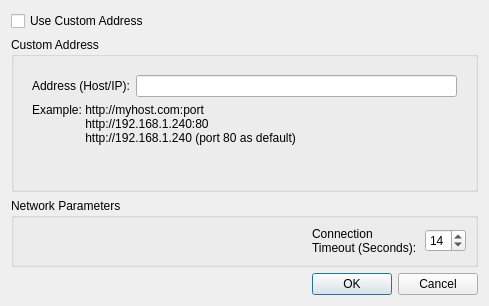
<?xml version="1.0" encoding="UTF-8"?>
<ui version="4.0">
 <class>NetworkConfigDialog</class>
 <widget class="QDialog" name="NetworkConfigDialog">
  <property name="geometry">
   <rect>
    <x>0</x>
    <y>0</y>
    <width>489</width>
    <height>306</height>
   </rect>
  </property>
  <property name="minimumSize">
   <size>
    <width>300</width>
    <height>300</height>
   </size>
  </property>
  <property name="windowTitle">
   <string>Network Configuration</string>
  </property>
  <layout class="QVBoxLayout" name="verticalLayout">
   <item>
    <widget class="QCheckBox" name="customAdress_checkBox">
     <property name="text">
      <string>Use Custom Address</string>
     </property>
    </widget>
   </item>
   <item>
    <widget class="QGroupBox" name="customAddress_groupBox">
     <property name="title">
      <string>Custom Address</string>
     </property>
     <layout class="QVBoxLayout" name="verticalLayout_2">
      <item>
       <widget class="QFrame" name="frame">
        <property name="frameShape">
         <enum>QFrame::NoFrame</enum>
        </property>
        <property name="frameShadow">
         <enum>QFrame::Raised</enum>
        </property>
        <layout class="QGridLayout" name="gridLayout">
         <item row="0" column="0">
          <widget class="QLabel" name="label">
           <property name="text">
            <string>Address (Host/IP):</string>
           </property>
           <property name="buddy">
            <cstring>customAddresslineEdit</cstring>
           </property>
          </widget>
         </item>
         <item row="0" column="1">
          <widget class="QLineEdit" name="customAddresslineEdit"/>
         </item>
         <item row="2" column="0">
          <spacer name="verticalSpacer">
           <property name="orientation">
            <enum>Qt::Vertical</enum>
           </property>
           <property name="sizeHint" stdset="0">
            <size>
             <width>20</width>
             <height>40</height>
            </size>
           </property>
          </spacer>
         </item>
         <item row="1" column="0" colspan="2">
          <widget class="QLabel" name="label_2">
           <property name="text">
            <string>Example: http://myhost.com:port
                http://192.168.1.240:80
                http://192.168.1.240 (port 80 as default)</string>
           </property>
           <property name="wordWrap">
            <bool>true</bool>
           </property>
          </widget>
         </item>
        </layout>
       </widget>
      </item>
     </layout>
    </widget>
   </item>
   <item>
    <widget class="QGroupBox" name="networkParam_groupBox">
     <property name="title">
      <string>Network Parameters</string>
     </property>
     <layout class="QHBoxLayout" name="horizontalLayout">
      <item>
       <spacer name="horizontalSpacer">
        <property name="orientation">
         <enum>Qt::Horizontal</enum>
        </property>
        <property name="sizeHint" stdset="0">
         <size>
          <width>40</width>
          <height>20</height>
         </size>
        </property>
       </spacer>
      </item>
      <item>
       <widget class="QLabel" name="label_3">
        <property name="text">
         <string>Connection Timeout (Seconds):</string>
        </property>
        <property name="wordWrap">
         <bool>true</bool>
        </property>
       </widget>
      </item>
      <item>
       <widget class="QSpinBox" name="timeout_spinBox">
        <property name="maximum">
         <number>50</number>
        </property>
        <property name="value">
         <number>14</number>
        </property>
       </widget>
      </item>
     </layout>
    </widget>
   </item>
   <item>
    <widget class="QDialogButtonBox" name="buttonBox">
     <property name="orientation">
      <enum>Qt::Horizontal</enum>
     </property>
     <property name="standardButtons">
      <set>QDialogButtonBox::Cancel|QDialogButtonBox::Ok</set>
     </property>
    </widget>
   </item>
  </layout>
 </widget>
 <resources/>
 <connections>
  <connection>
   <sender>buttonBox</sender>
   <signal>accepted()</signal>
   <receiver>NetworkConfigDialog</receiver>
   <slot>accept()</slot>
   <hints>
    <hint type="sourcelabel">
     <x>248</x>
     <y>254</y>
    </hint>
    <hint type="destinationlabel">
     <x>157</x>
     <y>274</y>
    </hint>
   </hints>
  </connection>
  <connection>
   <sender>buttonBox</sender>
   <signal>rejected()</signal>
   <receiver>NetworkConfigDialog</receiver>
   <slot>reject()</slot>
   <hints>
    <hint type="sourcelabel">
     <x>316</x>
     <y>260</y>
    </hint>
    <hint type="destinationlabel">
     <x>286</x>
     <y>274</y>
    </hint>
   </hints>
  </connection>
 </connections>
</ui>
